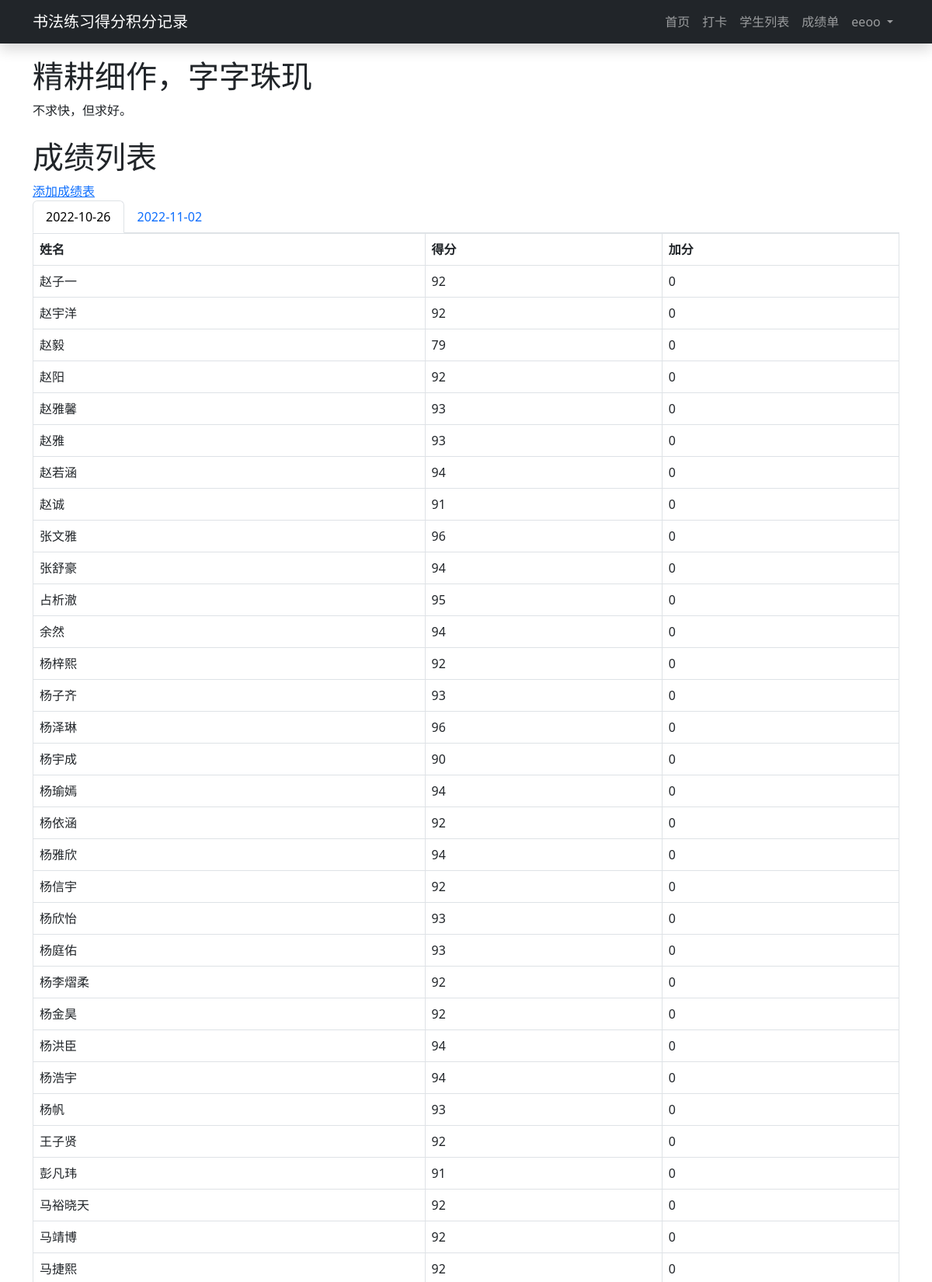
/score/ (signed in, upper part), run on the app's committed database.
### myapp/models.py (models this page shows, shortened)
class Score(models.Model):
    student = models.ForeignKey(Student, on_delete=models.CASCADE)
    score = models.IntegerField(null=True)
    add_score = models.IntegerField(default=0,null=True)  # 添加一个新的字段
    date = models.DateField()

class Student(models.Model):
    student_id = models.AutoField(primary_key=True)
    name = models.CharField(max_length=100)
    sex = models.CharField(max_length=10)
    age = models.IntegerField()
    Classes = models.ForeignKey(Classes, on_delete=models.CASCADE)
    user = models.ManyToManyField(User,through='StudentUser')
    last_checkin_date = models.DateField(null=True, blank=True)

### myapp/views.py (the view)
# urls.py: path('score/', score_list, name='score_list'), # 更新 score_list 路由
def score_list(request):
    scores = Score.objects.order_by('date').values('date').distinct()
    print(scores)
    score_list = {}
    for score in scores:
        date = score['date']
        score_list[date] = Score.objects.filter(date=date)
    return render(request, 'score_list.html', {'scores': score_list})

### myapp/templates/score_list.html (shortened to what this page needs)
{% extends 'base.html' %}
{% block content %}
  <h1>成绩列表</h1>
  <a href="{% url 'add_score' %}">添加成绩表</a>
  <ul class="nav nav-tabs">
    {% for date, score_list in scores.items %}
        <li class="nav-item">
            <a class="nav-link{% if forloop.first %} active{% endif %}" data-toggle="tab" href="#{{ date|date:'Y-m-d' }}">{{ date|date:'Y-m-d' }}</a>
        </li>
    {% endfor %}
</ul>
  <div class="tab-content">
    {% for date, score_list in scores.items %}
        <div class="tab-pane{% if forloop.first %} active{% endif %}" id="{{ date|date:'Y-m-d'  }}">
            <table class="table table-bordered">
                <thead>
                    <tr>
                        <th>姓名</th>
                        <th>得分</th>
                        <th>加分</th>
                    </tr>
                </thead>
                <tbody>
                    {% for score in score_list %}
                        <tr>
                            <td>{{ score.student.name }}</td>
                            <td>{{ score.score }}</td>
                            <td>{{ score.add_score }}</td>
                        </tr>
                    {% endfor %}
                </tbody>
            </table>
        </div>
    {% endfor %}
</div>
{% endblock %}

### myapp/templates/base.html (shortened to what this page needs)
<!DOCTYPE html>
<html lang="zh-CN">
<head>
    <script>{% load static %}</script>
    <link href="https://cdn.jsdelivr.net/npm/bootstrap@5.3.0-alpha3/dist/css/bootstrap.min.css" rel="stylesheet">
</head>
<body>
    <nav class="navbar navbar-expand-md navbar-dark bg-dark shadow">
        <div class="container">
        <a class="navbar-brand" href="/">书法练习得分积分记录</a>
        <div class="collapse navbar-collapse" id="navbarNav">
            <ul class="navbar-nav ms-auto">
                <li class="nav-item">
                    <a class="nav-link" href="/">首页</a>
                </li>
                <li class="nav-item active">
                    <a class="nav-link" href="{% url 'checkin' %}">打卡</a>
                </li>
                <li class="nav-item active">
                    <a class="nav-link" href="{% url 'student_list' %}">学生列表</a>
                </li>
                <li class="nav-item">
                    <a class="nav-link" href="{% url 'score_list' %}">成绩单</a>
                </li>
               {% if user.is_authenticated %}
                <li class="nav-item dropdown">
                    <a class="nav-link dropdown-toggle" href="#" id="navbarDropdown" role="button" data-bs-toggle="dropdown" aria-expanded="false">
                        {{ user.username }}
                    </a>
                </li>
    {% endif %}
            </ul>
        </div>
    </div>
    </nav>
    <div class="container mt-4">
        <h1>精耕细作，字字珠玑</h1>
        <p>不求快，但求好。 </p>
        </div>
        <div class="container mt-4">
            {% block content %}
            {% endblock %}
        </div>
</body>
</html>

### myapp/templates/base.html (style rules this page uses)
body { padding-top: 50px; }
nav { position: fixed; top: 0; left: 0; right: 0; z-index: 9999; }
.navbar { position: fixed; top: 0; width: 100%; -webkit-box-shadow: 0 2px 4px rgba(0, 0, 0, 0.2); box-shadow: 0 2px 4px rgba(0, 0, 0, 0.2); }

### data on the page
Score: student.name "赵子一", score "92", add_score "0"
Score: student.name "赵宇洋", score "92", add_score "0"
Score: student.name "赵毅", score "79", add_score "0"
Score: student.name "赵阳", score "92", add_score "0"
Score: student.name "赵雅馨", score "93", add_score "0"
Score: student.name "赵雅", score "93", add_score "0"
Score: student.name "赵若涵", score "94", add_score "0"
Score: student.name "赵诚", score "91", add_score "0"
Score: student.name "张文雅", score "96", add_score "0"
Score: student.name "张舒豪", score "94", add_score "0"
Score: student.name "占析澈", score "95", add_score "0"
Score: student.name "余然", score "94", add_score "0"
Score: student.name "杨梓熙", score "92", add_score "0"
Score: student.name "杨子齐", score "93", add_score "0"
Score: student.name "杨泽琳", score "96", add_score "0"
Score: student.name "杨宇成", score "90", add_score "0"
Score: student.name "杨瑜嫣", score "94", add_score "0"
Score: student.name "杨依涵", score "92", add_score "0"
Score: student.name "杨雅欣", score "94", add_score "0"
Score: student.name "杨信宇", score "92", add_score "0"
Score: student.name "杨欣怡", score "93", add_score "0"
Score: student.name "杨庭佑", score "93", add_score "0"
Score: student.name "杨李熠柔", score "92", add_score "0"
Score: student.name "杨金昊", score "92", add_score "0"
Score: student.name "杨洪臣", score "94", add_score "0"
Score: student.name "杨浩宇", score "94", add_score "0"
Score: student.name "杨帆", score "93", add_score "0"
Score: student.name "王子贤", score "92", add_score "0"
Score: student.name "彭凡玮", score "91", add_score "0"
Score: student.name "马裕晓天", score "92", add_score "0"
Score: student.name "马靖博", score "92", add_score "0"
Score: student.name "马捷熙", score "92", add_score "0"

### other printed values
{{ user.username }} "eeoo"
{{ date|date:'Y-m-d' }} "2022-10-26" "2022-11-02"
